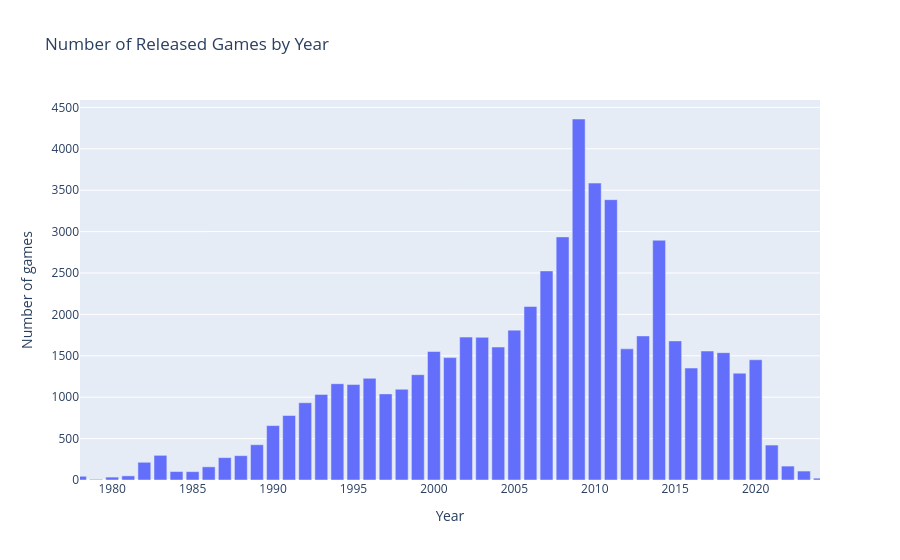

Notebook source saved alongside this figure:
### Code cell
# we extract the year from the parsed released_date
df_time = df.copy()
df_time["release_date"] = pd.to_datetime(df_time["release_date"], format="%d-%m-%Y", errors="coerce").dropna()
df_time["year"] = df_time["release_date"].dt.year.dropna()

games_by_year = (
    df_time
    .groupby("year", as_index=False)["title"]
    .count()
    .rename(columns={"title": "games_count"})
)

fig = px.bar(
    games_by_year,
    x="year",
    y="games_count",
    title="Number of Released Games by Year",
    labels={
        "year": "Year",
        "games_count": "Number of games"
    }
)

fig.update_xaxes(range=[1978, games_by_year["year"].max()])

fig.show()

### Figure 1 — Plotly figure (JSON) as saved in the notebook; plotly's stock layout.template omitted (floating-point values rounded to 4 significant figures)
{"data": [{"hovertemplate": "Year=%{x}<br>Number of games=%{y}<extra></extra>", "legendgroup": "", "marker": {"color": "#636efa", "pattern": {"shape": ""}}, "name": "", "orientation": "v", "showlegend": false, "textposition": "auto", "type": "bar", "x": [1971.0, 1973.0, 1975.0, 1977.0, 1978.0, 1979.0, 1980.0, 1981.0, 1982.0, 1983.0, 1984.0, 1985.0, 1986.0, 1987.0, 1988.0, 1989.0, 1990.0, 1991.0, 1992.0, 1993.0, 1994.0, 1995.0, 1996.0, 1997.0, 1998.0, 1999.0, 2000.0, 2001.0, 2002.0, 2003.0, 2004.0, 2005.0, 2006.0, 2007.0, 2008.0, 2009.0, 2010.0, 2011.0, 2012.0, 2013.0, 2014.0, 2015.0, 2016.0, 2017.0, 2018.0, 2019.0, 2020.0, 2021.0, 2022.0, 2023.0, 2024.0], "xaxis": "x", "y": [1, 1, 1, 11, 45, 8, 35, 50, 214, 298, 102, 101, 159, 270, 294, 426, 657, 779, 933, 1034, 1163, 1153, 1228, 1040, 1096, 1272, 1552, 1478, 1726, 1723, 1606, 1810, 2096, 2525, 2936, 4360, 3586, 3386, 1584, 1740, 2896, 1680, 1352, 1558, 1538, 1290, 1452, 422, 168, 108, 22], "yaxis": "y"}], "layout": {"barmode": "relative", "legend": {"tracegroupgap": 0}, "title": {"text": "Number of Released Games by Year"}, "xaxis": {"anchor": "y", "domain": [0, 1], "range": [1978, 2024], "title": {"text": "Year"}}, "yaxis": {"anchor": "x", "domain": [0, 1], "title": {"text": "Number of games"}}}}
